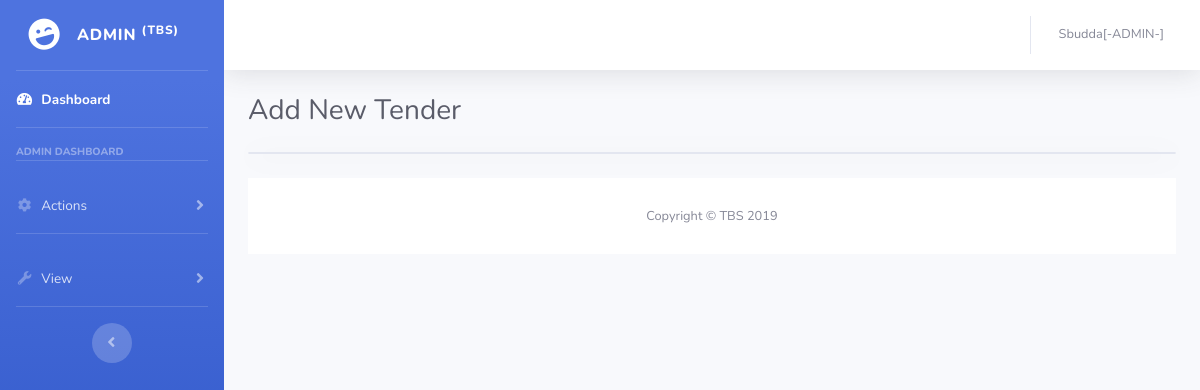
Page /adminMsg.php (signed in) on the earlier database version.
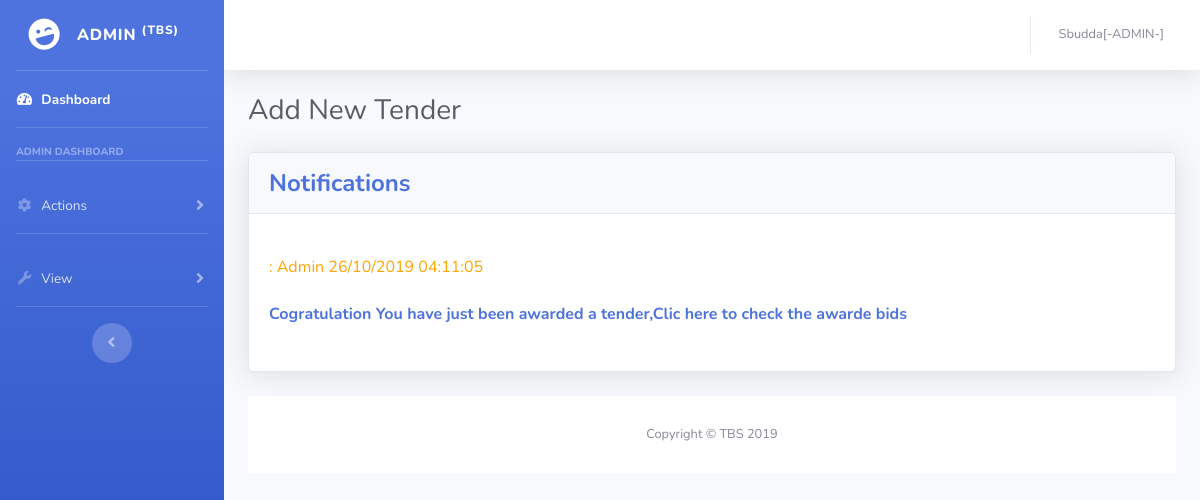
Same page on the later database version.
### tables this page shows
CREATE TABLE `chat` (
  `mid` int(11) NOT NULL,
  `sender` varchar(30) NOT NULL,
  `reciever` varchar(30) NOT NULL,
  `Msg` varchar(250) NOT NULL,
  `date` varchar(10) NOT NULL,
  `time` varchar(10) NOT NULL
);

### adminMsg.php (the view, shortened to what this page needs)
<?php
include("connection.php");
$username = $_SESSION['username'];
?>
<!DOCTYPE html>
<html lang="en">
<head>
  <link href="vendor/fontawesome-free/css/all.min.css" rel="stylesheet" type="text/css">
  <link href="css/sb-admin-2.min.css" rel="stylesheet">
</head>
<body id="page-top">
  <div id="wrapper">
    <ul class="navbar-nav bg-gradient-primary sidebar sidebar-dark accordion" id="accordionSidebar">
      <a class="sidebar-brand d-flex align-items-center justify-content-center" href="index.html">
        <div class="sidebar-brand-icon rotate-n-15">
          <i class="fas fa-laugh-wink"></i>
        </div>
        <div class="sidebar-brand-text mx-3">ADMIN <sup>(TBS)</sup></div>
      </a>
      <hr class="sidebar-divider my-0">
      <li class="nav-item active">
        <a class="nav-link" href="adminReports.php">
          <i class="fas fa-fw fa-tachometer-alt"></i>
          <span>Dashboard</span></a>
      </li>
      <hr class="sidebar-divider">
      <div class="sidebar-heading">
       Admin Dashboard
      </div>
      <hr class="sidebar-divider">
      <li class="nav-item">
        <a class="nav-link collapsed" href="#" data-toggle="collapse" data-target="#collapseTwo" aria-expanded="true" aria-controls="collapseTwo">
          <i class="fas fa-fw fa-cog"></i>
          <span>Actions</span>
        </a>
      </li>
  <hr class="sidebar-divider">
      <li class="nav-item">
        <a class="nav-link collapsed" href="#" data-toggle="collapse" data-target="#collapseUtilities" aria-expanded="true" aria-controls="collapseUtilities">
          <i class="fas fa-fw fa-wrench"></i>
          <span>View</span>
        </a>
      </li>
      <hr class="sidebar-divider d-none d-md-block">
      <div class="text-center d-none d-md-inline">
        <button class="rounded-circle border-0" id="sidebarToggle"></button>
      </div>
    </ul>
    <div id="content-wrapper" class="d-flex flex-column">
      <div id="content">
        <nav class="navbar navbar-expand navbar-light bg-white topbar mb-4 static-top shadow">
          <ul class="navbar-nav ml-auto">
            <li class="nav-item dropdown no-arrow">
              <a class="nav-link dropdown-toggle" href="#" id="userDropdown" role="button" data-toggle="dropdown" aria-haspopup="true" aria-expanded="false">
                <span class="mr-2 d-none d-lg-inline text-gray-600 small"><?php echo $username."[-ADMIN-]" ?></span>
              </a>
            </li>
          </ul>
        </nav>
        <div class="container-fluid">
          <div class="d-sm-flex align-items-center justify-content-between mb-4">
            <h1 class="h3 mb-0 text-gray-800">Add New Tender</h1>
          </div>
               <div class="row">
          <div class="col-lg-12">
<div class="card shadow mb-4">
  <?php
     $query = "select * from chat WHERE reciever = '$username'";
      $results = mysqli_query($con,$query);
      while($row = mysqli_fetch_array($results))
      {
        $sender = $row['sender'];
        $msg = $row['Msg'];
        $date = $row['date'];
        $time = $row['time'];
  ?>
  <div class="card-header py-3 d-flex flex-row align-items-center justify-content-between">
    <h4 class="m-0 font-weight-bold text-primary">Notifications</h4><br>
  </div>
  <div class="card-body">
     <br>
     <h6 style="color:orange;">: <?php echo $sender."        ".$date."    ".$time;?><h6>
     <br>
     <p class="m-0 font-weight-bold text-primary"><?php echo $msg; ?></p><br>
  </div>
  <?php
   }
?>
</div>
        </div>
      </div>
      <footer class="sticky-footer bg-white">
        <div class="container my-auto">
          <div class="copyright text-center my-auto">
            <span>Copyright &copy; TBS 2019</span>
          </div>
        </div>
      </footer>
    </div>
  </div>
</body>
</html>

Differences in the rows shown:
added chat: sender "Admin", date "26/10/2019", time "04:11:05", Msg "Cogratulation You have just been awarded a tender, Clic here to check the awarde bids"
